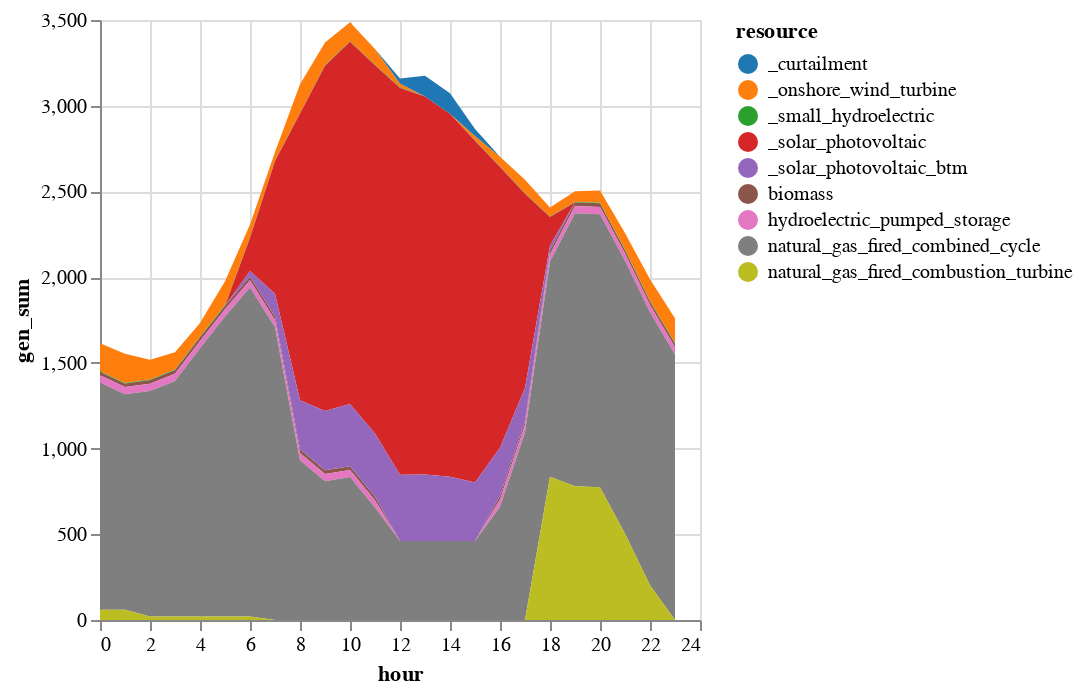

Notebook code for this chart:
### Code cell
# Add in BTM solar and curtailment and plot results

sol_gen = innerjoin(solution.gen, 
                    gen_df[!, [:r_id, :resource]], 
                    on = :r_id)
sol_gen = combine(groupby(sol_gen, [:resource, :hour]), 
            :gen => sum)

# Rename generators (for plotting purposes)
sol_gen[sol_gen.resource .== "solar_photovoltaic", :resource] .= "_solar_photovoltaic"
sol_gen[sol_gen.resource .== "onshore_wind_turbine", :resource] .= "_onshore_wind_turbine"
sol_gen[sol_gen.resource .== "small_hydroelectric", :resource] .= "_small_hydroelectric"

# BTM solar
btm = DataFrame(resource = repeat(["_solar_photovoltaic_btm"]; outer=length(T_period)), 
    hour = T_period,
    gen_sum = gen_variable_multi[gen_variable_multi.gen_full .== "wec_sdge_solar_photovoltaic_1.0",:cf] * 600)
append!(sol_gen, btm)

# Curtailment
curtail = combine(groupby(solution.curtail, [:hour]),
            :curt => sum)
curtail.resource = "_curtailment"
rename!(curtail, :curt_sum => :gen_sum)
append!(sol_gen, curtail[:,[:resource, :hour, :gen_sum]])

# Rescale hours
sol_gen.hour = sol_gen.hour .- T_period[1]

sol_gen |>
@vlplot(:area, 
    x=:hour, y={:gen_sum, stack=:zero}, 
    color={"resource:n", scale={scheme="category10"}})

### Figure 1 — Vega-Lite specification as saved in the notebook (floating-point values rounded to 4 significant figures; data arrays with more than 128 entries replaced by an {"elided": "..."} marker saying what was removed)
{"data": {"values": {"elided": "216 records"}}, "encoding": {"color": {"field": "resource", "scale": {"scheme": "category10"}, "type": "nominal"}, "x": {"field": "hour", "type": "quantitative"}, "y": {"field": "gen_sum", "stack": "zero", "type": "quantitative"}}, "mark": "area"}
